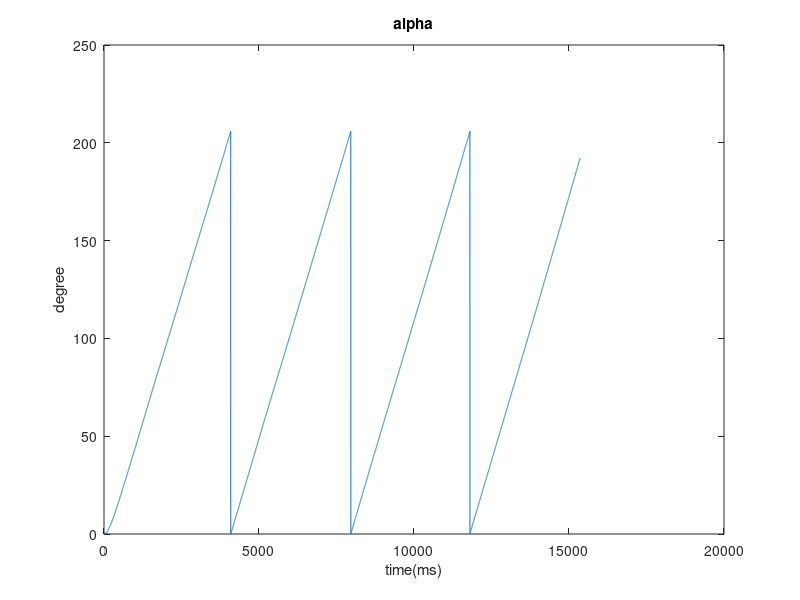
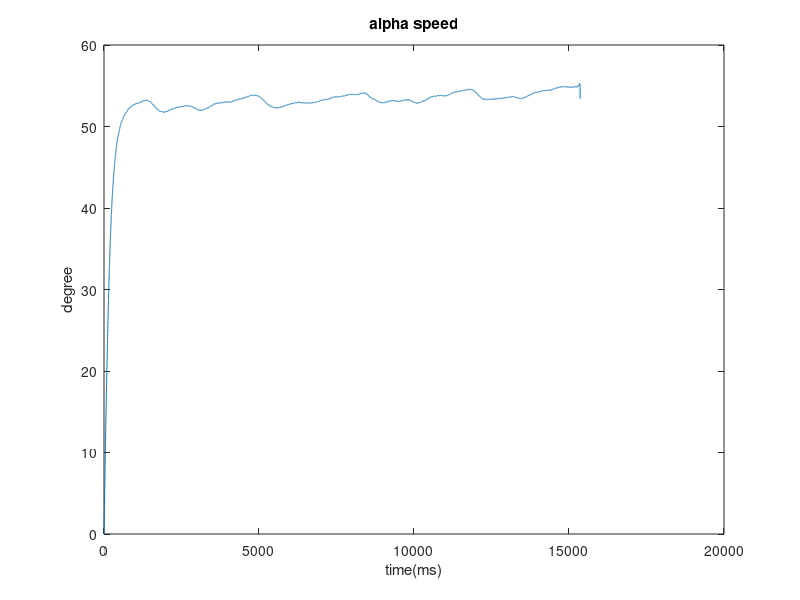
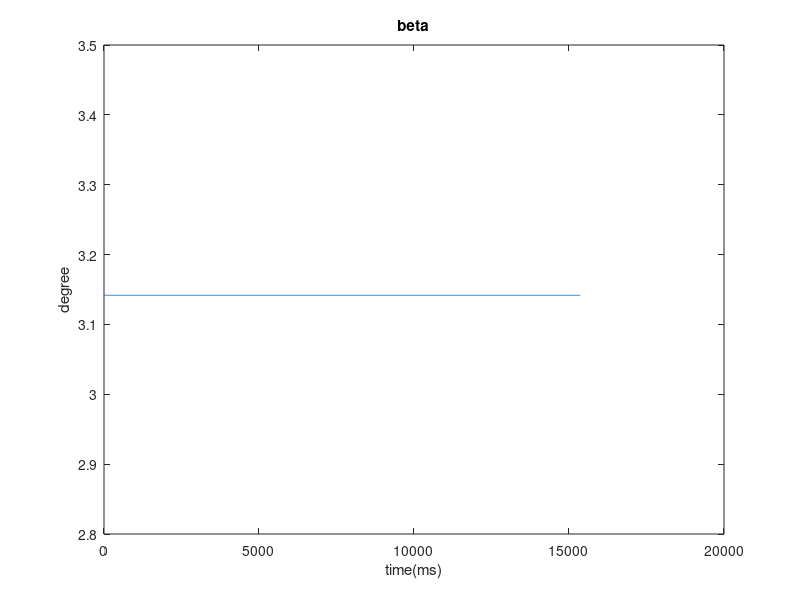

Write MATLAB code to recreate these figures, in order.
clear;
close all ;clc;
load('ID.mat');

figure;plot(alpha_smooth),title('alpha'),xlabel('time(ms)'),ylabel('degree')
figure;plot(alpha_prime1_smooth2),title('alpha speed'),xlabel('time(ms)'),ylabel('degree') 

figure;plot(beta1),title('beta'),xlabel('time(ms)'),ylabel('degree')

 for i = 1:(length(alpha_prime1_smooth2)-1)
    if(alpha_prime1_smooth2(i+1) - alpha_prime1_smooth2(i)>=0)
        alpha_prime2(i) = (alpha_prime1_smooth2(i+1) - alpha_prime1_smooth2(i))/0.001;  %0.001秒取一次值
    else
        alpha_prime2(i)=alpha_prime2(i-1);
    end
 end
 a=[alpha_prime1_smooth2];
 for i=1:15358
     a(i,2)=5;
 end
 a=a(1:5000,:);
 y=alpha_prime2(1:5000)';
 x=inv(a'*a)*a'*y




